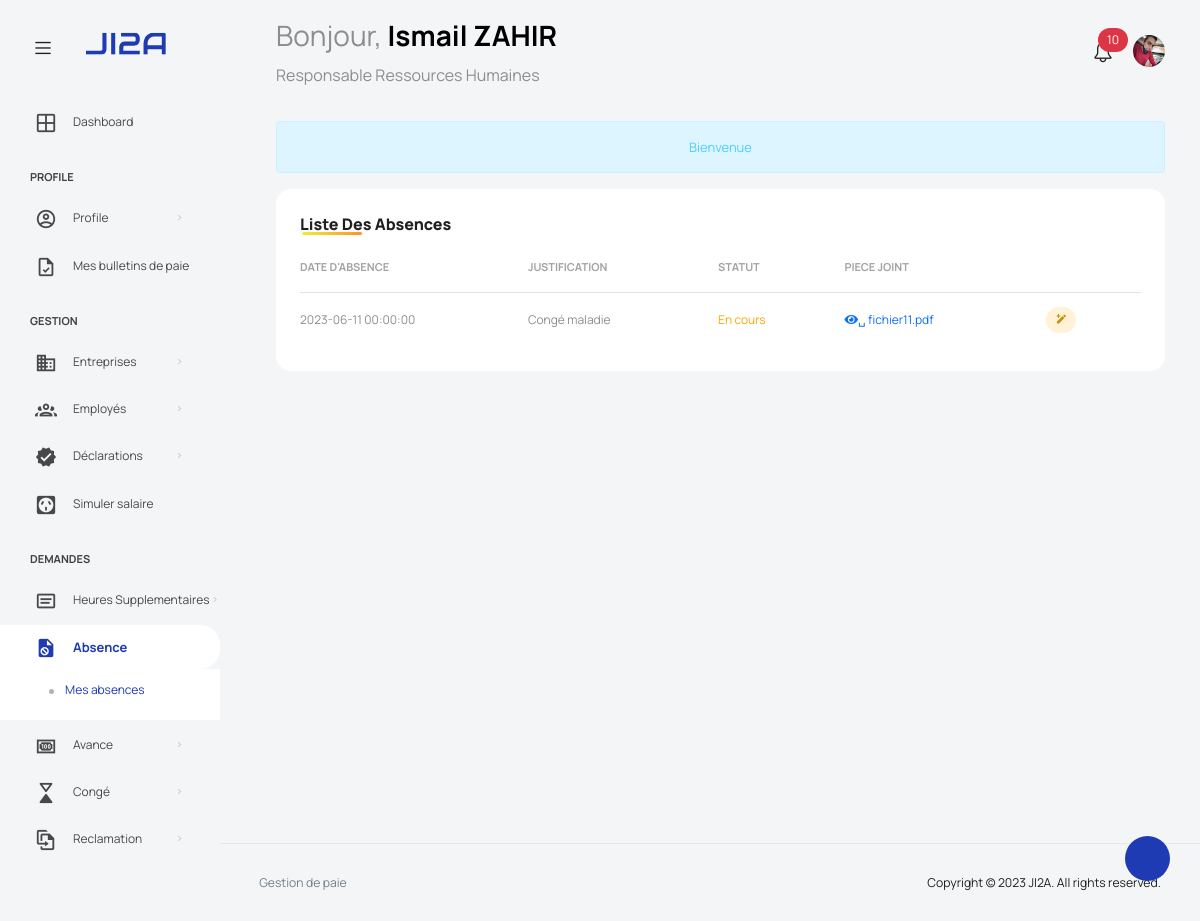
Before: /views/visualiserabscence (signed in) with the older database file.
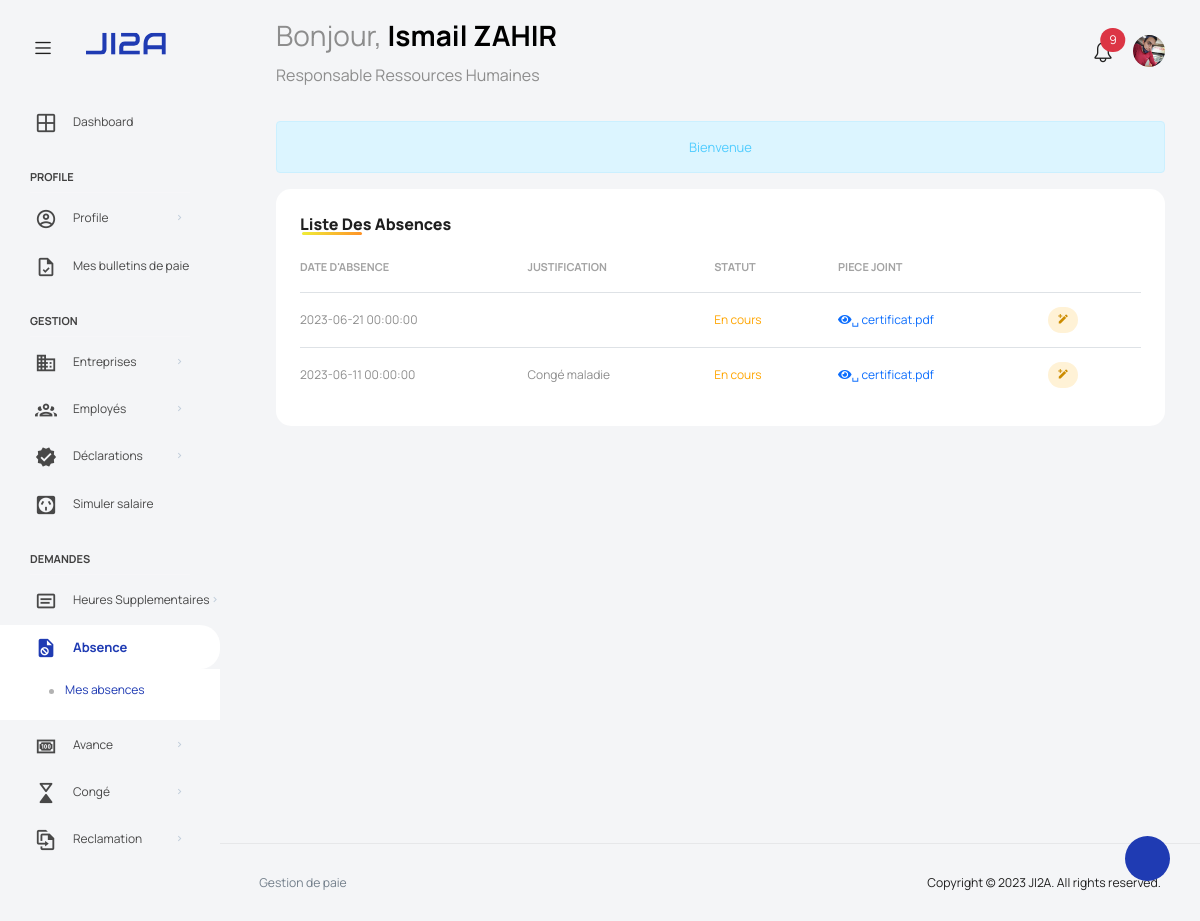
After: the same page with the newer database file.
### tables this page shows
CREATE TABLE `employe` (
  `idEmploye` int NOT NULL,
  `nom` varchar(20) NOT NULL,
  `prenom` varchar(20) NOT NULL,
  `cin` varchar(10) NOT NULL,
  `sexe` enum('Homme','Femme') NOT NULL,
  `dateNaiss` date NOT NULL,
  `adresse` varchar(100) NOT NULL,
  `ville` varchar(20) NOT NULL,
  `email` varchar(100) NOT NULL,
  `phone` varchar(10) NOT NULL,
  `image` varchar(80) NOT NULL,
  `situationF` enum('Célibataire','Marié') NOT NULL,
  `nbEnfants` int NOT NULL,
  `diplome` varchar(40) NOT NULL,
  `numCNSS` varchar(24) NOT NULL,
  `numAMO` varchar(24) NOT NULL,
  `numCIMR` varchar(24) DEFAULT NULL,
  `numIGR` varchar(24) NOT NULL,
  `password` varchar(60) NOT NULL,
  `createdAt` datetime DEFAULT CURRENT_TIMESTAMP,
  `createdBy` int DEFAULT NULL
);

CREATE TABLE `absence` (
  `idAbsence` int NOT NULL,
  `dateAbsence` datetime NOT NULL,
  `nbJours` int NOT NULL,
  `justification` text,
  `status` enum('En cours','Acceptée','Refusée') NOT NULL,
  `idEmploye` int NOT NULL,
  `pieceJoint` varchar(120) DEFAULT NULL
);

### scripts/employe.inc.php (called while the page is built, shortened)
<?php
  function getNotifications ($id)
  {
    require 'connect.php';
    $stm = $pdo->prepare("SELECT * FROM reclamation NATURAL JOIN employe
                          WHERE status = 'En cours' AND responsable = ?
                          ORDER BY dateReclamation DESC");
    $stm->execute([$id]);
    return $stm->fetchAll(PDO::FETCH_ASSOC);
  }

### scripts/connect.php (called while the page is built, shortened)
<?php
  try
  {
    $user   = DB_USER;
  }
  catch (PDOException $e)
  {
    die("Erreur lors de la connexion à la base de données: ".$e->getMessage());
  }

### views/visualiserabscence.php (the view, shortened to what this page needs)
<?php
require_once '../scripts/connect.php';
$stmt = $pdo->prepare("SELECT * FROM absence WHERE idEmploye = ? ORDER BY dateAbsence DESC");
$stmt->execute([$_SESSION['auth']['idEmploye']]);
$result = $stmt->fetchAll(PDO::FETCH_ASSOC);
?>
<!DOCTYPE html>
<html lang="en">
<head>
  <link rel="stylesheet" href="https://cdnjs.cloudflare.com/ajax/libs/font-awesome/5.15.3/css/all.min.css" />
</head>
<body>
  <div class="container-scroller">
    <?php include('partials/_navbar.php'); ?>
    <div class="container-fluid page-body-wrapper">
      <?php include('partials/_sidebar.php'); ?>
      <div class="main-panel">
        <div class="content-wrapper">
          <div class="row">
            <div class="col-sm-12">
              <div class="home-tab">
                <?php require_once 'alerts.php'; ?>
                <div class="row flex-grow">
                  <div class="col-12 grid-margin stretch-card">
                    <div class="card card-rounded">
                      <div class="card-body">
                        <div class="d-sm-flex justify-content-between align-items-start">
                          <div>
                            <h4 class="card-title card-title-dash title">Liste des absences</h4>
                          </div>
                        </div>
                        <div class="table-responsive  mt-1">
                          <table class="table select-table" id="table">
                            <thead>
                              <tr>
                                <th>Date d'absence</th>
                                <th>Justification</th>
                                <th>Statut</th>
                                <th>Piece joint</th>
                                <th></th>
                              </tr>
                            </thead>
                            <tbody>
                              <?php foreach ($result as $row) : ?>
                                <tr>
                                  <td><?php echo $row['dateAbsence']; ?></td>
                                  <td><?php echo $row['justification']; ?></td>
                                  <td>
                                    <?php
                                      $status = $row['status'];
                                      $statusColor = '';
                                      if ($status == 'Acceptée') $statusColor = 'green';
                                      elseif ($status == 'En cours') $statusColor = 'orange';
                                      elseif ($status == 'Refusée') $statusColor = 'red';
                                    ?>
                                    <span style="color: <?php echo $statusColor; ?>"><?php echo $status; ?></span>
                                  </td>
                                  <td>
                                    <?php if (!empty($row['pieceJoint'])) : ?>
                                    <a style="text-decoration: none;" href="#" class="view-piece" data-src="files/absences/<?php echo $row['pieceJoint']; ?>">
                                      <i class="fas fa-eye"></i>&blank; <?php echo $row['pieceJoint']; ?>
                                    </a>
                                    <?php else : ?>
                                      Aucune pièce jointe
                                    <?php endif; ?>
                                  </td>
                                  <td>
                                    <label class="badge badge-opacity-warning" role="button" for="btnradio<?php echo $row['idAbsence']; ?>" title="Add Justification" onclick="openWindow('addJustification', <?php echo $row['idAbsence']; ?>);"><i class="mdi mdi-pencil-plus"></i></label>
                                  </td>
                                </tr>
                              <?php endforeach; ?>
                            </tbody>
                          </table>
                        </div>
                      </div>
                    </div>
                  </div>
                </div>
              </div>
            </div>
          </div>
        </div>
      </div>
    </div>
  </div>
</body>
</html>

### views/partials/_navbar.php (shortened to what this page needs)
<nav class="navbar default-layout col-lg-12 col-12 p-0 fixed-top d-flex align-items-top flex-row">
  <div class="text-center navbar-brand-wrapper d-flex align-items-center justify-content-start">
    <div class="me-3">
      <button class="navbar-toggler navbar-toggler align-self-center" type="button" data-bs-toggle="minimize">
        <span class="icon-menu"></span>
      </button>
    </div>
    <div>
      <a class="navbar-brand brand-logo" href="home">
        <img src="images/logo.svg" alt="logo" />
      </a>
    </div>
  </div>
  <?php
    if (isset($_SESSION['admin']))
    {
      $user = $_SESSION['admin'];
      $user['poste'] = "Espace Administrateur";
    }
    else $user = $_SESSION['auth'];
  ?>
  <div class="navbar-menu-wrapper d-flex align-items-top">
    <ul class="navbar-nav">
      <li class="nav-item font-weight-semibold d-none d-lg-block ms-0">
        <h1 class="welcome-text">Bonjour, <span class="text-black fw-bold"><?php echo $user['prenom']." ".$user['nom']; ?></span></h1>
        <h3 class="welcome-sub-text"><?php echo $user['poste']; ?></h3>
      </li>
    </ul>
    <ul class="navbar-nav ms-auto">
    <?php
      if (isset($_SESSION['auth'])):
      require_once '../scripts/employe.inc.php';
      $notifications = getNotifications($user['idEmploye']);
    ?>
      <li class="nav-item dropdown ">
        <a class="nav-link count-indicator" id="notificationDropdown" href="#" data-bs-toggle="dropdown">
          <i class="icon-bell"></i>
          <span class="position-absolute top-0 start-100 translate-middle badge rounded-pill bg-danger">
          <?php echo count($notifications); ?>
          </span>
        </a>
      </li>
      <?php endif; ?>
      <li class="nav-item dropdown d-none d-lg-block user-dropdown">
        <a class="nav-link" id="UserDropdown" href="#" data-bs-toggle="dropdown" aria-expanded="false">
          <img class="img-xs rounded-circle" src="images/profile/<?php echo $user['image']; ?>" alt="Profile image"> </a>
      </li>
    </ul>
  </div>
</nav>

### views/partials/_sidebar.php (shortened to what this page needs)
<nav class="sidebar sidebar-offcanvas" id="sidebar">
  <ul class="nav">
    <?php if (isset($_SESSION['admin'])) : ?>
    <li class="nav-item">
      <a class="nav-link" href="admin_home">
        <i class="mdi mdi-grid-large menu-icon"></i>
        <span class="menu-title">Dashboard</span>
      </a>
    </li>
    <li class="nav-item nav-category">Profile</li>
    <li class="nav-item">
      <a class="nav-link" data-bs-toggle="collapse" href="#profile" aria-expanded="false" aria-controls="profile">
        <i class="menu-icon mdi mdi-account-circle-outline"></i>
        <span class="menu-title">Profile</span>
        <i class="menu-arrow"></i>
      </a>
      <div class="collapse" id="profile">
        <ul class="nav flex-column sub-menu">
          <li class="nav-item">
            <a class="nav-link" href="admin_profile">Mon profile</a>
          </li>
          <li class="nav-item">
            <a class="nav-link" href="reset_password_admin">Modifier mot de passe</a>
          </li>
        </ul>
      </div>
    </li>
    <li class="nav-item nav-category">Gestion</li>
    <li class="nav-item">
      <a class="nav-link" data-bs-toggle="collapse" href="#rubrique" aria-expanded="false" aria-controls="rubrique">
        <i class="menu-icon mdi mdi-account-multiple-outline"></i>
        <span class="menu-title">Responsables</span>
        <i class="menu-arrow"></i>
      </a>
      <div class="collapse" id="rubrique">
        <ul class="nav flex-column sub-menu">
          <li class="nav-item">
            <a class="nav-link" href="liste_responsable">Profil des Responsables</a>
          </li>
          <li class="nav-item">
            <a class="nav-link" href="ajouter_responsable">Ajouter Responsable</a>
          </li>
        </ul>
      </div>
    </li>
    <li class="nav-item">
      <a class="nav-link" href="modifier_enumuration">
        <i class="menu-icon mdi mdi-format-list-bulleted"></i>
        <span class="menu-title">Enumuration</span>
      </a>
    </li>
    <?php else: ?>
    <li class="nav-item">
      <a class="nav-link" href="home">
        <i class="mdi mdi-grid-large menu-icon"></i>
        <span class="menu-title">Dashboard</span>
      </a>
    </li>
    <li class="nav-item nav-category">Profile</li>
    <li class="nav-item">
      <a class="nav-link" data-bs-toggle="collapse" href="#profile" aria-expanded="false" aria-controls="profile">
        <i class="menu-icon mdi mdi-account-circle-outline"></i>
        <span class="menu-title">Profile</span>
        <i class="menu-arrow"></i>
      </a>
    </li>
    <li class="nav-item">
      <a class="nav-link" href="view_bulletins">
        <i class="mdi mdi-file-check-outline menu-icon"></i>
        <span class="menu-title">Mes bulletins de paie</span>
      </a>
    </li>
    <?php if ($_SESSION['auth']['poste'] == "Responsable Ressources Humaines"): ?>
    <li class="nav-item nav-category">Gestion</li>
    <li class="nav-item">
      <a class="nav-link" data-bs-toggle="collapse" href="#entreprise" aria-expanded="false" aria-controls="entreprise">
        <i class="menu-icon mdi mdi-domain"></i>
        <span class="menu-title">Entreprises</span>
        <i class="menu-arrow"></i>
      </a>
    </li>
    <li class="nav-item">
      <a class="nav-link" data-bs-toggle="collapse" href="#employe" aria-expanded="false" aria-controls="employe">
        <i class="menu-icon mdi mdi-account-group-outline"></i>
        <span class="menu-title">Employés</span>
        <i class="menu-arrow"></i>
      </a>
    </li>
    <li class="nav-item">
      <a class="nav-link" data-bs-toggle="collapse" href="#declaration" aria-expanded="false" aria-controls="declaration">
        <i class="menu-icon mdi mdi-check-decagram"></i>
        <span class="menu-title">Déclarations</span>
        <i class="menu-arrow"></i>
      </a>
    </li>
    <li class="nav-item">
      <a class="nav-link" href="simuler_salaire">
        <i class="mdi mdi-power-socket-au menu-icon"></i>
        <span class="menu-title">Simuler salaire</span>
      </a>
    </li>
    <?php endif; ?>
    <li class="nav-item nav-category">Demandes</li>
    <li class="nav-item">
      <a class="nav-link" data-bs-toggle="collapse" href="#heuresSupp" aria-expanded="false" aria-controls="heuresSupp">
        <i class="menu-icon mdi mdi-card-text-outline"></i>
        <span class="menu-title">Heures Supplementaires</span>
        <i class="menu-arrow"></i>
      </a>
    </li>
    <li class="nav-item">
      <a class="nav-link" data-bs-toggle="collapse" href="#absence" aria-expanded="false" aria-controls="absence">
        <i class="menu-icon mdi mdi-file-cancel"></i>
        <span class="menu-title">Absence</span>
      </a>
      <div class="collapse" id="absence">
        <ul class="nav flex-column sub-menu">
          <li class="nav-item"><a class="nav-link" href="visualiserabscence">Mes absences</a></li>
        </ul>
      </div>
    </li>
    <li class="nav-item">
      <a class="nav-link" data-bs-toggle="collapse" href="#avance" aria-expanded="false" aria-controls="avance">
        <i class="menu-icon mdi mdi-cash-100"></i>
        <span class="menu-title">Avance</span>
        <i class="menu-arrow"></i>
      </a>
    </li>
    <li class="nav-item">
      <a class="nav-link" data-bs-toggle="collapse" href="#conge" aria-expanded="false" aria-controls="conge">
        <i class="menu-icon mdi mdi-reflect-vertical"></i>
        <span class="menu-title">Congé</span>
        <i class="menu-arrow"></i>
      </a>
    </li>
    <li class="nav-item">
      <a class="nav-link" data-bs-toggle="collapse" href="#reclamation" aria-expanded="false" aria-controls="reclamation">
        <i class="menu-icon mdi mdi-file-replace-outline"></i>
        <span class="menu-title">Reclamation</span>
        <i class="menu-arrow"></i>
      </a>
    </li>
    <?php endif; ?>
  </ul>
</nav>

### views/alerts.php (shortened to what this page needs)
<?php endif;
if (isset($_SESSION['info'])) : ?>
  <div class="alert alert-info" role="alert">
    <?php
    echo $_SESSION['info'];
    ?>
  </div>
<?php endif; ?>

### views/css/style.css (style rules this page uses)
body { background-color: #F4F5F7; margin: 0; }
.title { font-size: 25px; font-weight: 500; position: relative; margin-bottom: 20px; }
.title::before { content: ""; position: absolute; left: 2px; bottom: 0; height: 3px; width: 60px; border-radius: 5px; background: linear-gradient(135deg, #efef38, #ff9027); }
.alert { text-align: center; }

Changed rows visible on the page:
added absence: dateAbsence "2023-06-21 00:00:00", status "En cours", pieceJoint "certificat.pdf"
changed absence "Congé maladie": pieceJoint "fichier11.pdf" → "certificat.pdf"
Other visible differences:
count($notifications): "10" → "9"
